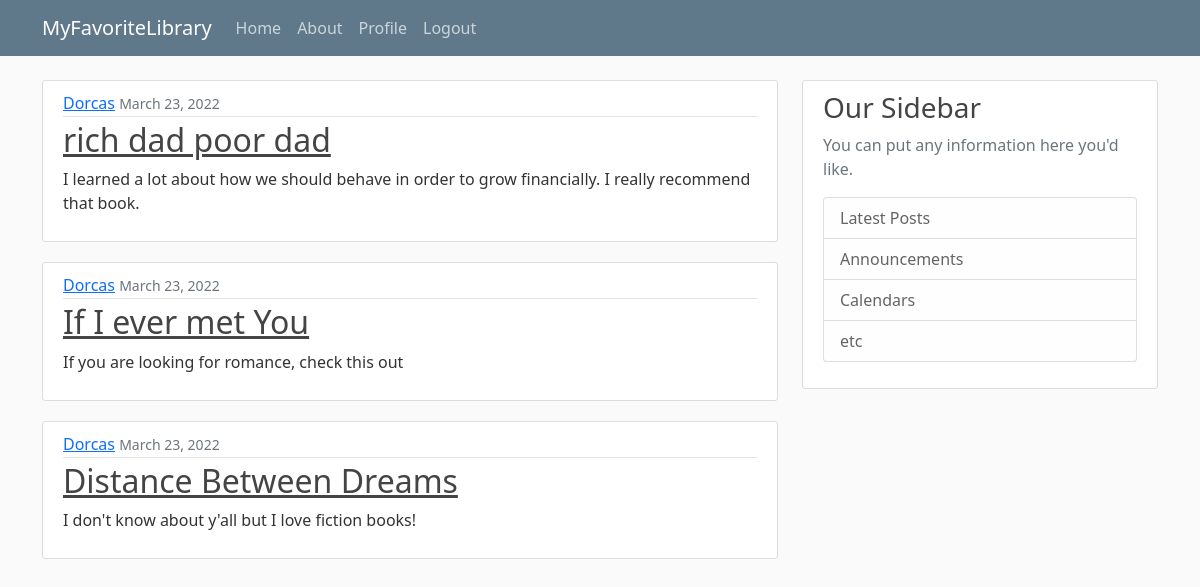
The app's page / (signed in) with its own data.
### mfl/models.py (models this page shows, shortened)
class Post(models.Model):
    title = models.CharField(max_length=100)
    content = models.TextField()
    date_posted = models.DateTimeField(default=timezone.now)
    author = models.ForeignKey(User, on_delete=models.CASCADE)

### mfl/views.py (the view)
# urls.py: path('', views.home, name='home'),
def home(request):
    context = {
        'posts': Post.objects.all()
    }
    return render(request, 'mfl/home.html', context)

### mfl/templates/mfl/home.html
{% extends 'mfl/base.html' %}
{% block content %}
    {% for post in posts %}
        <article class="media content-section">
          <div class="media-body">
            <div class="article-metadata">
              <a class="mr-2" href="#">{{ post.author }}</a>
              <small class="text-muted">{{ post.date_posted|date:"F d, Y" }}</small>
            </div>
            <h2><a class="article-title" href="#">{{ post.title }}</a></h2>
            <p class="article-content">{{ post.content }}</p>
          </div>
        </article>
    {% endfor %}
{% endblock content %}

### mfl/static/mfl/main.css (style rules this page uses)
body { background: #fafafa; color: #333333; margin-top: 5rem; }
h1, h2, h3, h4, h5, h6 { color: #444444; }
.content-section { background: #ffffff; padding: 10px 20px; border: 1px solid #dddddd; border-radius: 3px; margin-bottom: 20px; }
.article-title { color: #444444; }
.article-content { white-space: pre-line; }
.article-metadata { padding-bottom: 1px; margin-bottom: 4px; border-bottom: 1px solid #e3e3e3 }

### records on screen
Post: author "Dorcas", date_posted "March 23, 2022", title "rich dad poor dad", content "I learned a lot about how we should behave in order to grow financially. I really recommend that book."
Post: author "Dorcas", date_posted "March 23, 2022", title "If I ever met You", content "If you are looking for romance, check this out"
Post: author "Dorcas", date_posted "March 23, 2022", title "Distance Between Dreams", content "I don't know about y'all but I love fiction books!"
